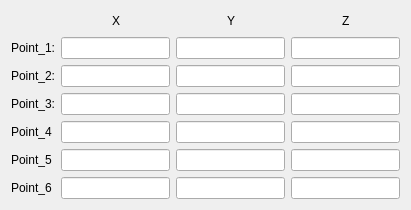
<?xml version="1.0" encoding="UTF-8"?>
<ui version="4.0">
 <class>Form</class>
 <widget class="QWidget" name="Form">
  <property name="geometry">
   <rect>
    <x>0</x>
    <y>0</y>
    <width>411</width>
    <height>210</height>
   </rect>
  </property>
  <property name="windowTitle">
   <string>Form</string>
  </property>
  <layout class="QGridLayout" name="gridLayout_2">
   <item row="1" column="0">
    <layout class="QGridLayout" name="gridLayout">
     <item row="0" column="8">
      <widget class="QLabel" name="label_z2">
       <property name="text">
        <string>Z</string>
       </property>
      </widget>
     </item>
     <item row="0" column="3">
      <spacer name="horizontalSpacer_2">
       <property name="orientation">
        <enum>Qt::Horizontal</enum>
       </property>
       <property name="sizeHint" stdset="0">
        <size>
         <width>40</width>
         <height>20</height>
        </size>
       </property>
      </spacer>
     </item>
     <item row="4" column="4" colspan="3">
      <widget class="QLineEdit" name="lineEdit_point4y"/>
     </item>
     <item row="3" column="1" colspan="3">
      <widget class="QLineEdit" name="lineEdit_point3x"/>
     </item>
     <item row="3" column="7" colspan="3">
      <widget class="QLineEdit" name="lineEdit_point3z"/>
     </item>
     <item row="0" column="7">
      <spacer name="horizontalSpacer_6">
       <property name="orientation">
        <enum>Qt::Horizontal</enum>
       </property>
       <property name="sizeHint" stdset="0">
        <size>
         <width>40</width>
         <height>20</height>
        </size>
       </property>
      </spacer>
     </item>
     <item row="4" column="7" colspan="3">
      <widget class="QLineEdit" name="lineEdit_point4z"/>
     </item>
     <item row="2" column="0">
      <widget class="QLabel" name="label_5">
       <property name="text">
        <string>Point_2:</string>
       </property>
      </widget>
     </item>
     <item row="3" column="4" colspan="3">
      <widget class="QLineEdit" name="lineEdit_point3y"/>
     </item>
     <item row="4" column="1" colspan="3">
      <widget class="QLineEdit" name="lineEdit_point4x"/>
     </item>
     <item row="4" column="0">
      <widget class="QLabel" name="label_7">
       <property name="text">
        <string>Point_4</string>
       </property>
      </widget>
     </item>
     <item row="0" column="1">
      <spacer name="horizontalSpacer">
       <property name="orientation">
        <enum>Qt::Horizontal</enum>
       </property>
       <property name="sizeHint" stdset="0">
        <size>
         <width>40</width>
         <height>20</height>
        </size>
       </property>
      </spacer>
     </item>
     <item row="0" column="5">
      <widget class="QLabel" name="label_y2">
       <property name="text">
        <string>Y</string>
       </property>
      </widget>
     </item>
     <item row="0" column="9">
      <spacer name="horizontalSpacer_5">
       <property name="orientation">
        <enum>Qt::Horizontal</enum>
       </property>
       <property name="sizeHint" stdset="0">
        <size>
         <width>40</width>
         <height>20</height>
        </size>
       </property>
      </spacer>
     </item>
     <item row="0" column="4">
      <spacer name="horizontalSpacer_3">
       <property name="orientation">
        <enum>Qt::Horizontal</enum>
       </property>
       <property name="sizeHint" stdset="0">
        <size>
         <width>40</width>
         <height>20</height>
        </size>
       </property>
      </spacer>
     </item>
     <item row="2" column="4" colspan="3">
      <widget class="QLineEdit" name="lineEdit_point2y"/>
     </item>
     <item row="2" column="1" colspan="3">
      <widget class="QLineEdit" name="lineEdit_point2x"/>
     </item>
     <item row="1" column="0">
      <widget class="QLabel" name="label_4">
       <property name="text">
        <string>Point_1:</string>
       </property>
      </widget>
     </item>
     <item row="0" column="2">
      <widget class="QLabel" name="label_x2">
       <property name="text">
        <string>X</string>
       </property>
      </widget>
     </item>
     <item row="2" column="7" colspan="3">
      <widget class="QLineEdit" name="lineEdit_point2z"/>
     </item>
     <item row="1" column="1" colspan="3">
      <widget class="QLineEdit" name="lineEdit_point1x"/>
     </item>
     <item row="1" column="7" colspan="3">
      <widget class="QLineEdit" name="lineEdit_point1z"/>
     </item>
     <item row="1" column="4" colspan="3">
      <widget class="QLineEdit" name="lineEdit_point1y"/>
     </item>
     <item row="3" column="0">
      <widget class="QLabel" name="label_6">
       <property name="text">
        <string>Point_3:</string>
       </property>
      </widget>
     </item>
     <item row="0" column="6">
      <spacer name="horizontalSpacer_4">
       <property name="orientation">
        <enum>Qt::Horizontal</enum>
       </property>
       <property name="sizeHint" stdset="0">
        <size>
         <width>40</width>
         <height>20</height>
        </size>
       </property>
      </spacer>
     </item>
     <item row="5" column="4" colspan="3">
      <widget class="QLineEdit" name="lineEdit_point5y"/>
     </item>
     <item row="5" column="1" colspan="3">
      <widget class="QLineEdit" name="lineEdit_point5x"/>
     </item>
     <item row="5" column="7" colspan="3">
      <widget class="QLineEdit" name="lineEdit_point5z"/>
     </item>
     <item row="5" column="0">
      <widget class="QLabel" name="label_8">
       <property name="text">
        <string>Point_5</string>
       </property>
      </widget>
     </item>
     <item row="6" column="0">
      <widget class="QLabel" name="label_9">
       <property name="text">
        <string>Point_6</string>
       </property>
      </widget>
     </item>
     <item row="6" column="1" colspan="3">
      <widget class="QLineEdit" name="lineEdit_point6x"/>
     </item>
     <item row="6" column="4" colspan="3">
      <widget class="QLineEdit" name="lineEdit_point6y"/>
     </item>
     <item row="6" column="7" colspan="3">
      <widget class="QLineEdit" name="lineEdit_point6z"/>
     </item>
    </layout>
   </item>
  </layout>
 </widget>
 <tabstops>
  <tabstop>lineEdit_point1x</tabstop>
  <tabstop>lineEdit_point1y</tabstop>
  <tabstop>lineEdit_point1z</tabstop>
  <tabstop>lineEdit_point2x</tabstop>
  <tabstop>lineEdit_point2y</tabstop>
  <tabstop>lineEdit_point2z</tabstop>
  <tabstop>lineEdit_point3x</tabstop>
  <tabstop>lineEdit_point3y</tabstop>
  <tabstop>lineEdit_point3z</tabstop>
  <tabstop>lineEdit_point4x</tabstop>
  <tabstop>lineEdit_point4y</tabstop>
  <tabstop>lineEdit_point4z</tabstop>
  <tabstop>lineEdit_point5x</tabstop>
  <tabstop>lineEdit_point5y</tabstop>
  <tabstop>lineEdit_point5z</tabstop>
  <tabstop>lineEdit_point6x</tabstop>
  <tabstop>lineEdit_point6y</tabstop>
  <tabstop>lineEdit_point6z</tabstop>
 </tabstops>
 <resources/>
 <connections/>
</ui>
